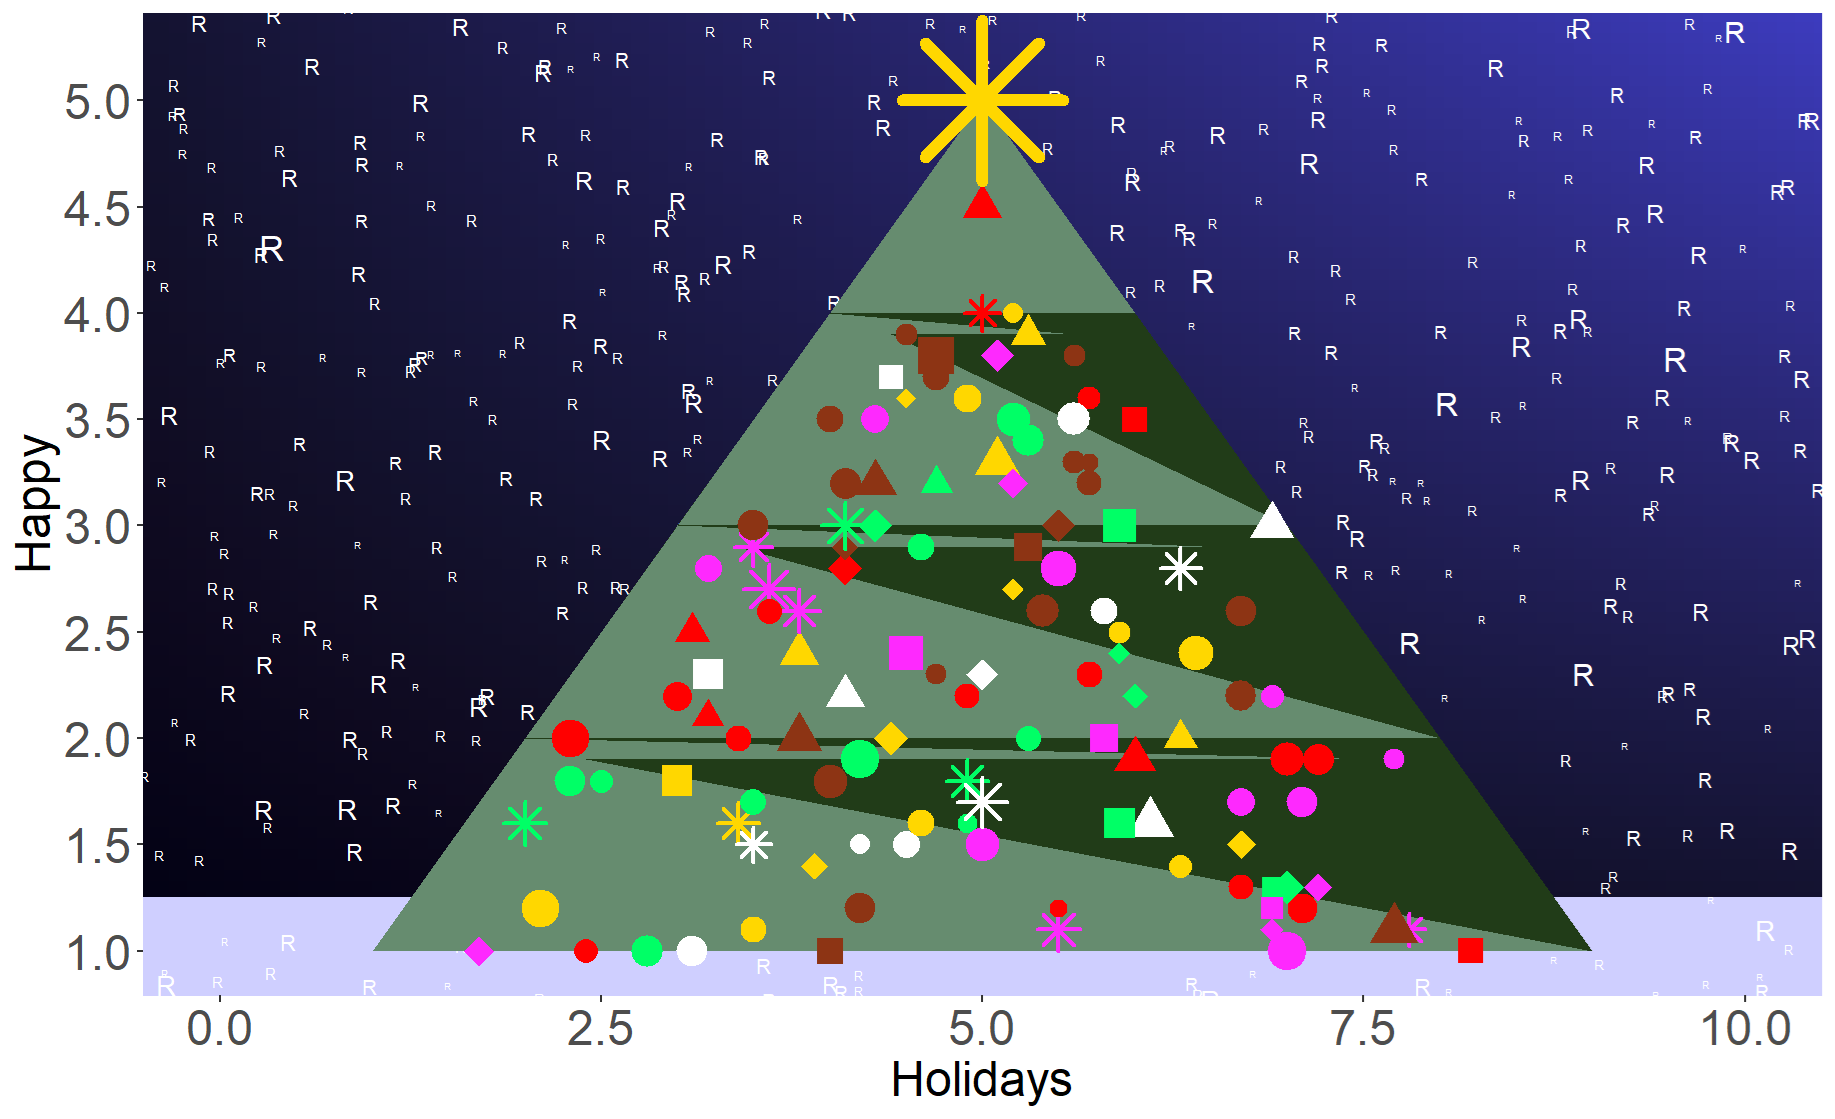

Recreate this plot in R.

christmasTree = function(){
  set.seed(0)
  
  require(tidyverse, quietly = T)
  require(ggplot2)
  
  cone = data.frame(x = 1:9,
                    y = c(1:5,4:1)) %>% 
    na.omit() %>% 
    arrange(x)
  
  cone %>% 
    ggplot(aes(x=x, y=y)) +
    geom_polygon(fill="#315c18")
  
  fancy = cone %>% 
    mutate(xoff = ifelse(x<5, x+.4, ifelse(x>5, x-.4, NA))) %>% 
    gather(del, x, contains("x")) %>% 
    mutate(y = ifelse(del=="xoff", y-.1,y)) %>% 
    filter(y>=1) %>% 
    na.omit() %>% 
    select(-del) %>% 
    arrange(y)
  
  cone %>% 
    ggplot(aes(x=x, y=y)) +
    geom_polygon(fill="#315c18") +
    geom_polygon(data=fancy, fill = "#668c6f")
  
  # Define bauble colours
  bauble_colours = c(rep("gold",10),rep("#00ff66",7), rep("#fe29fe",7),
                     rep("white",8),rep("red",10),rep("#8d3414",7))
  
  baubles = cone %>% 
    
    # Group by y, nest and make up some random values for x.
    group_by(y) %>% 
    nest() %>% 
    mutate(data =  map(data, ~data.frame(x=seq(min(.$x), max(.$x), by=.1)))) %>% 
    unnest() %>% 
    
    # Group by x, nest and make up some random values for y.
    group_by(x) %>% 
    nest() %>% 
    mutate(data =  map(data, ~data.frame(y=seq(min(.$y), max(.$y), by=.1)))) %>% 
    unnest() %>% 
    ungroup() %>% 
    
    # Give baubles random shapes, sizes and two different colours.
    mutate(col1 = sample(bauble_colours, nrow(.), replace = T),
           col2 = sample(bauble_colours, nrow(.), replace = T),
           shp = sample(1:7, nrow(.), replace = T),
           sz = sample(seq(4,24,by=1), nrow(.), replace = T),
           time = sample(seq(.5,1,by=.01), nrow(.), replace = T)
    ) %>%
    rownames_to_column() %>% 
    
    # Grab only x baubles
    sample_n(120) %>% 
    
    # Gather the colours into a single column
    gather(dd, cols, contains("col")) %>% 
    mutate(alph = ifelse(dd == "col1", .8, 1))
  ## Warning: `cols` is now required.
  ## Please use `cols = c(data)`
  
  baubles = data.frame(baubles)
  baubles$sz = baubles$sz*3
  
  N.sf = 600
  snowflakes = data.frame(x=runif(N.sf,-0.5,10.5),y=runif(N.sf,0.5,6.5),size=rgamma(N.sf,.5)*10)
  grad1 = data.frame(x=rep(seq(-1,11,length.out=100),times=100),y=rep(seq(1,6,length.out=100),each=100),
                     z=NA)
  grad1$z = (grad1$x+4)*(grad1$y)
  
  # DRAW PLOT
  ts = 19
  cone %>% 
    ggplot(aes(x=x, y=y)) +
    coord_cartesian(xlim=c(0,10),ylim=c(1,5.2))+
    geom_tile(data=grad1,aes(x=x,y=y,fill=z))+
    scale_fill_gradient(low="#000011",high="#4444DD")+
    #geom_rect(aes(xmin=-2,ymin=-2,xmax=12,ymax=4.15),fill="#110044",alpha=.05)+
    #geom_rect(aes(xmin=-2,ymin=-2,xmax=12,ymax=2.65),fill="#110033",alpha=.05)+
    geom_rect(aes(xmin=-2,ymin=-2,xmax=12,ymax=1.25),fill="#CFCFFF")+
    geom_point(data=snowflakes,aes(x=x,y=y,size=size),color="white",shape="R")+
    geom_polygon(fill="#213c18") +
    geom_polygon(data=fancy, fill = "#668c6f")+
    geom_point(data = baubles, aes(colour=I(cols), 
                                   shape = factor(shp),size=sz,stroke=1.2), show.legend = T) + 
    scale_shape_manual(values = c(15:20,8))+
    scale_y_continuous(breaks = seq(0,10,.5))+
    theme(axis.text=element_text(size=ts),axis.title=element_text(size=ts),
          panel.background = element_rect(fill="#221155"),
          panel.grid = element_blank(),plot.title=element_text(size=ts,hjust=0.5),
          #legend.title=element_text(size=ts*.6),
          legend.position="none")+
    geom_point(aes(x=5,y=5),size=ts*1,color="gold",shape=8,stroke=3.5)+
    xlab("Holidays")+ylab("Happy")#+ggtitle("Buone Feste!")+
}
